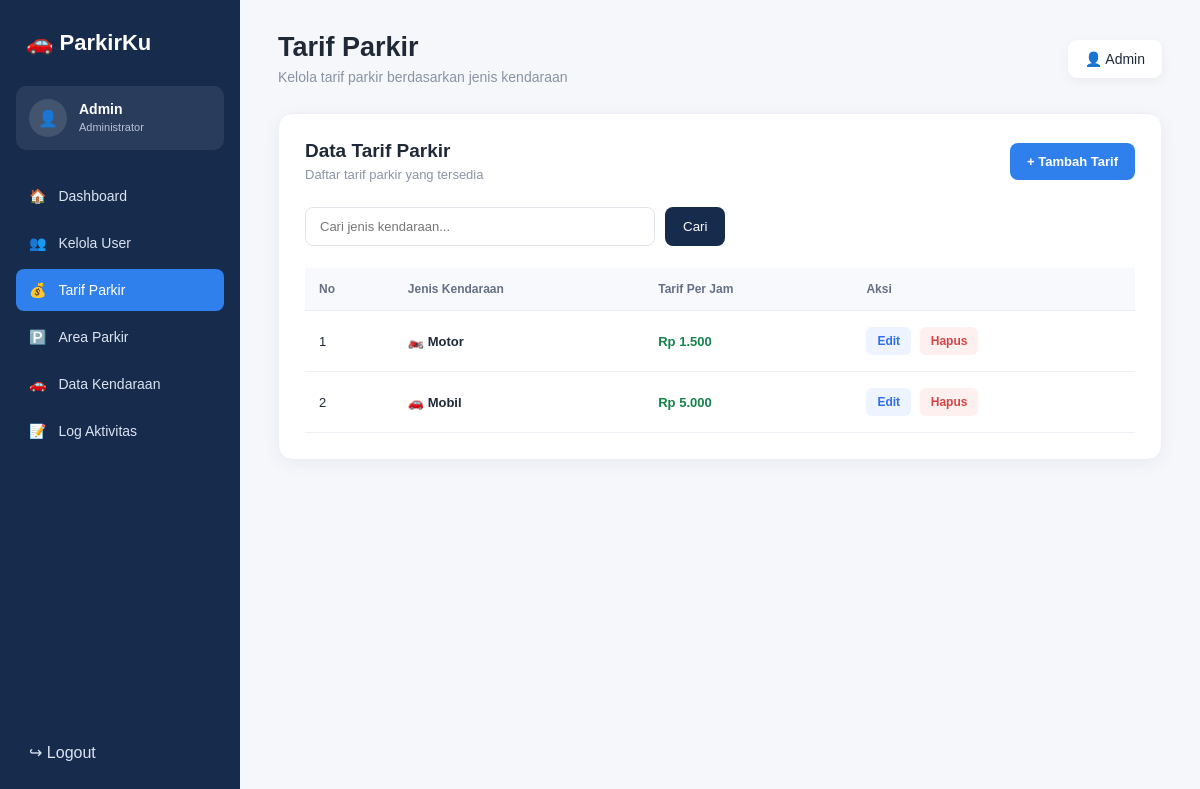
Page /view/tarif_parkir.php (signed in) on the committed database.
### tables this page shows
CREATE TABLE `tb_tarif` (
  `id_tarif` int NOT NULL,
  `jenis_kendaraan` enum('motor','mobil','lainnya') NOT NULL,
  `tarif_per_jam` decimal(10,0) NOT NULL
);

### view/tarif_parkir.php (the view, shortened to what this page needs)
<?php
include "../model/m_koneksi.php";
$query = mysqli_query($conn, "SELECT * FROM tb_tarif ORDER BY id_tarif ASC");
$data_tarif = [];
while ($row = mysqli_fetch_assoc($query)) {
    $data_tarif[] = $row;
}
?>
<!DOCTYPE html>
<html lang="id">
<head>
    <link rel="stylesheet" href="../asset/tarif.css">
</head>
<body>
<aside class="sidebar">
    <div class="logo">
        🚗 <span>ParkirKu</span>
    </div>
    <div class="admin">
        <div class="avatar">👤</div>
        <div>
            <strong>Admin</strong>
            <small>Administrator</small>
        </div>
    </div>
    <nav>
        <a href="dashboard_admin.php">
            🏠 <span>Dashboard</span>
        </a>
        <a href="kelola_user.php">
            👥 <span>Kelola User</span>
        </a>
        <a href="tarif_parkir.php" class="active">
            💰 <span>Tarif Parkir</span>
        </a>
        <a href="area_parkir.php">
            🅿️ <span>Area Parkir</span>
        </a>
        <a href="data_kendaraan.php">
            🚗 <span>Data Kendaraan</span>
        </a>
        <a href="#">
            📝 <span>Log Aktivitas</span>
        </a>
    </nav>
    <a href="login.php" class="logout">
        ↪ <span>Logout</span>
    </a>
</aside>
<main class="main">
    <header class="header">
        <div>
            <h1>Tarif Parkir</h1>
            <p>Kelola tarif parkir berdasarkan jenis kendaraan</p>
        </div>
        <div class="profile">
            👤 Admin
        </div>
    </header>
    <section class="card">
        <div class="card-header">
            <div>
                <h2>Data Tarif Parkir</h2>
                <p>Daftar tarif parkir yang tersedia</p>
            </div>
            <a href="tambah_tarif.php" class="btn-add">
                + Tambah Tarif
            </a>
        </div>
        <div class="search">
            <input
                type="text"
                placeholder="Cari jenis kendaraan..."
            >
            <button>
                Cari
            </button>
        </div>
        <div class="table-wrapper">
            <table>
                <thead>
                    <tr>
                        <th>No</th>
                        <th>Jenis Kendaraan</th>
                        <th>Tarif Per Jam</th>
                        <th>Aksi</th>
                    </tr>
                </thead>
                <tbody>
                <?php if (count($data_tarif) > 0): ?>
                    <?php $no = 1; ?>
                    <?php foreach ($data_tarif as $tarif): ?>
                        <tr>
                            <td>
                                <?= $no++; ?>
                            </td>
                            <td>
                                <span class="vehicle">
                                    <?php
                                    if ($tarif['jenis_kendaraan'] == 'motor') {
                                        echo "🏍️";
                                    } elseif ($tarif['jenis_kendaraan'] == 'mobil') {
                                        echo "🚗";
                                    } else {
                                        echo "🚙";
                                    }
                                    ?>
                                    <?= htmlspecialchars($tarif['jenis_kendaraan']); ?>
                                </span>
                            </td>
                            <td>
                                <span class="price">
                                    Rp <?= number_format($tarif['tarif_per_jam'], 0, ',', '.'); ?>
                                </span>
                            </td>
                            <td>
                                <a href="edit_tarif.php?id_tarif=<?= $tarif['id_tarif']; ?>" class="edit">
                                                                               Edit
                                </a>
                                <a href="../controller/c_tarif.php?aksi=hapus&id_tarif=<?= $tarif['id_tarif']; ?>"
                                                        class="delete"  onclick="return confirm('Yakin ingin menghapus tarif ini?');">
                                                                                Hapus
                                </a>
                            </td>
                        </tr>
                    <?php endforeach; ?>
                <?php endif; ?>
                </tbody>
            </table>
        </div>
    </section>
</main>
</body>
</html>

### asset/tarif.css (style rules this page uses)
* { margin: 0; padding: 0; box-sizing: border-box; }
body { font-family: Arial, sans-serif; background: #f5f7fb; color: #1f2937; }
.sidebar { position: fixed; left: 0; top: 0; width: 240px; height: 100vh; background: #172b4d; padding: 25px 16px; color: white; }
.logo { font-size: 22px; font-weight: bold; padding: 5px 10px 30px; }
.admin { display: flex; align-items: center; gap: 12px; padding: 13px; background: rgba(255,255,255,.08); border-radius: 10px; margin-bottom: 25px; }
.avatar { width: 38px; height: 38px; display: flex; align-items: center; justify-content: center; background: rgba(255,255,255,.12); border-radius: 50%; }
.admin strong { display: block; font-size: 14px; }
.admin small { color: #b8c4d6; font-size: 11px; }
nav a { display: flex; align-items: center; gap: 12px; padding: 13px; margin-bottom: 5px; border-radius: 8px; color: #dbe4f0; text-decoration: none; font-size: 14px; }
nav a.active { background: #2f80ed; color: white; }
.logout { position: absolute; bottom: 25px; left: 16px; right: 16px; padding: 13px; color: #dbe4f0; text-decoration: none; border-radius: 8px; }
.main { margin-left: 240px; padding: 32px 38px; }
.header { display: flex; justify-content: space-between; align-items: center; margin-bottom: 28px; }
.header h1 { font-size: 27px; margin-bottom: 6px; }
.header p { color: #8993a4; font-size: 14px; }
.profile { background: white; padding: 11px 17px; border-radius: 9px; box-shadow: 0 3px 12px rgba(0,0,0,.05); font-size: 14px; }
.card { background: white; border-radius: 14px; padding: 26px; border: 1px solid #edf0f5; box-shadow: 0 4px 18px rgba(23,43,77,.05); }
.card-header { display: flex; align-items: center; justify-content: space-between; margin-bottom: 25px; }
.card-header h2 { font-size: 19px; margin-bottom: 5px; }
.card-header p { color: #8b95a5; font-size: 13px; }
.btn-add { background: #2f80ed; color: white; text-decoration: none; padding: 11px 17px; border-radius: 8px; font-size: 13px; font-weight: bold; }
.search { display: flex; gap: 10px; margin-bottom: 22px; }
.search input { width: 350px; padding: 11px 14px; border: 1px solid #e1e5eb; border-radius: 8px; outline: none; font-size: 13px; }
.search button { border: none; background: #172b4d; color: white; padding: 0 18px; border-radius: 8px; cursor: pointer; }
.table-wrapper { overflow-x: auto; }
table { width: 100%; border-collapse: collapse; }
thead { background: #f7f9fc; }
th { padding: 14px; text-align: left; color: #667085; font-size: 12px; border-bottom: 1px solid #e8edf3; }
td { padding: 16px 14px; border-bottom: 1px solid #edf0f4; font-size: 13px; }
.vehicle { display: inline-flex; align-items: center; gap: 8px; font-weight: 600; text-transform: capitalize; }
.price { color: #16834d; font-weight: bold; }
.edit, .delete { display: inline-block; text-decoration: none; font-size: 12px; font-weight: bold; padding: 7px 11px; border-radius: 6px; }
.edit { color: #2f6fed; background: #edf4ff; }
.delete { color: #d64545; background: #fff0f0; margin-left: 5px; }

### rows in the picture
tb_tarif: jenis_kendaraan "Motor", tarif_per_jam "1.500"
tb_tarif: jenis_kendaraan "Mobil", tarif_per_jam "5.000"
